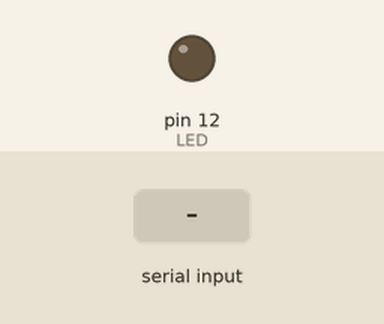
The sketch below on a simulated Arduino Uno, built with avr-gcc and run on an emulated ATmega328P. Parts: output pins drawn as LEDs (lit = HIGH). The inputs (shaded band) are chosen by the test bench.

Above: at 1.2 s.
1.3 s: "1" received over Serial
At 2.5 s:
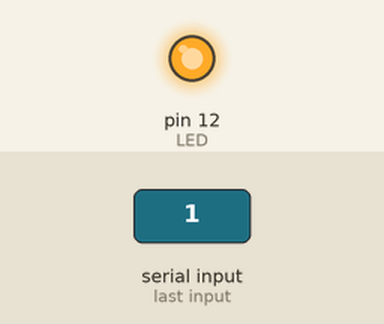
2.8 s: "0" received over Serial
At 3.8 s:
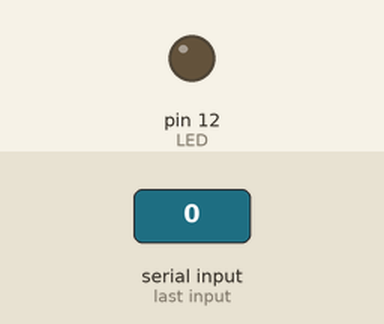
Timing chart, 0 to 5.8 s (numbered marks = the images above; inputs shaded):
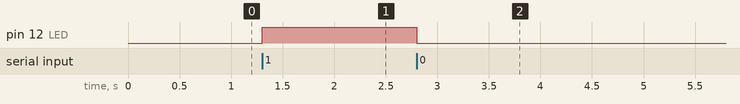

Measured:
- after the input at 1.3 s, pin 12 (LED): LOW → HIGH at once
- after the input at 2.8 s, pin 12 (LED): HIGH → LOW at once

The sketch:

CodArduino-Controlando-Led.ino
```cpp
char estadoSerial = '0';

//Configurando portas do led
const int LED = 12;
const int LED2 = 13;

void setup() {
  //Ativando monitor serial
  Serial.begin(9600);
  //Configurando LEDs
  pinMode(LED, OUTPUT);
  digitalWrite(LED, LOW);
  digitalWrite(LED2, LOW);
}
void loop(){

  //Retorna o número de bytes (caracteres) disponíveis para leitura da porta serial.
  if (Serial.available() > 0) {
     estadoSerial = Serial.read();
  }

  //Se a serial receber o valor 1
  if (estadoSerial == '1'){
    //ligar led
     digitalWrite(LED, HIGH);
  }

  //Se a serial receber o valor 0
  if (estadoSerial == '0'){
    //desligar led
     digitalWrite(LED, LOW);
  }

  //Se a serial receber o valor b
  if (estadoSerial == 'b'){
    //ligar segundo led
     digitalWrite(LED2, HIGH);
  }

  //Se a serial receber o valor a
  if (estadoSerial == 'a'){
    //desligar segundo led
     digitalWrite(LED2, LOW);
  }
  //fim
}
```
